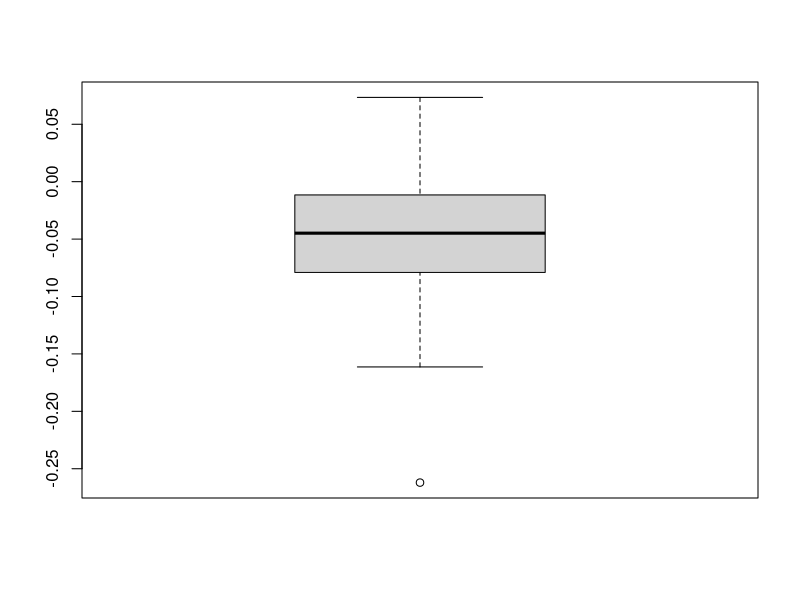
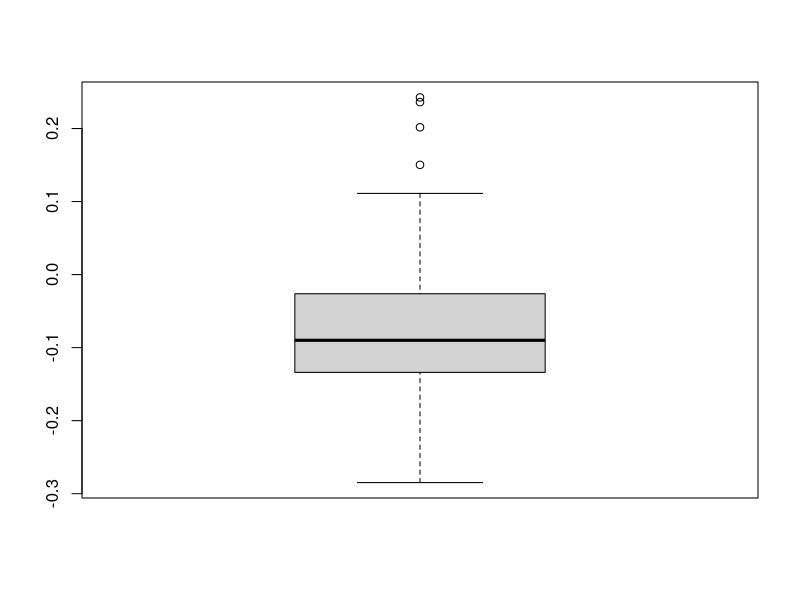
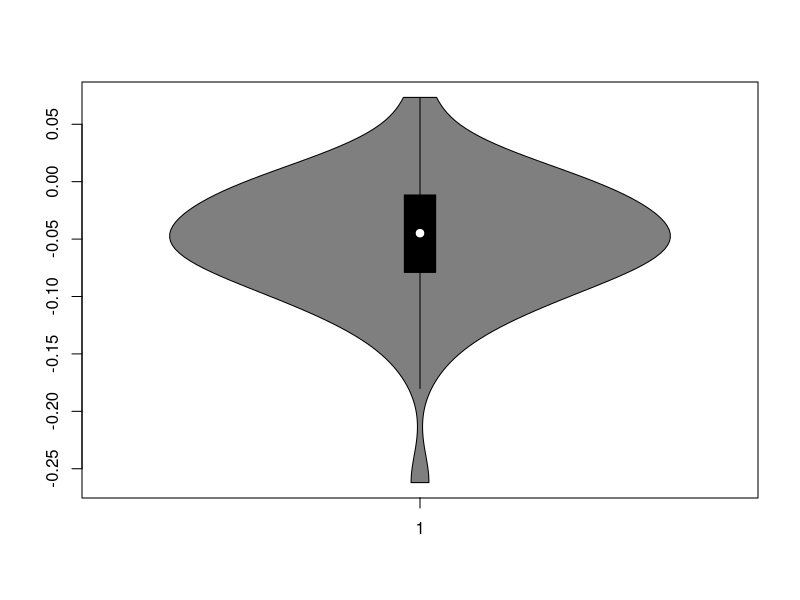
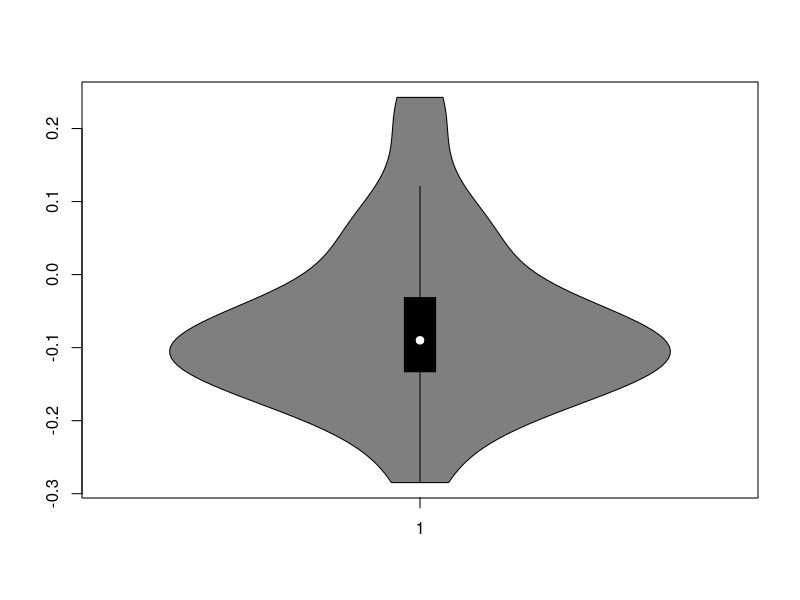
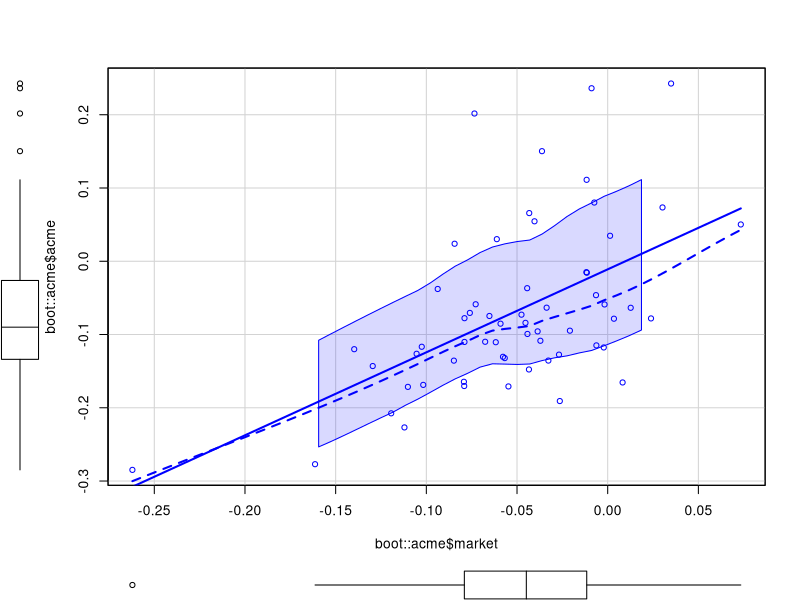
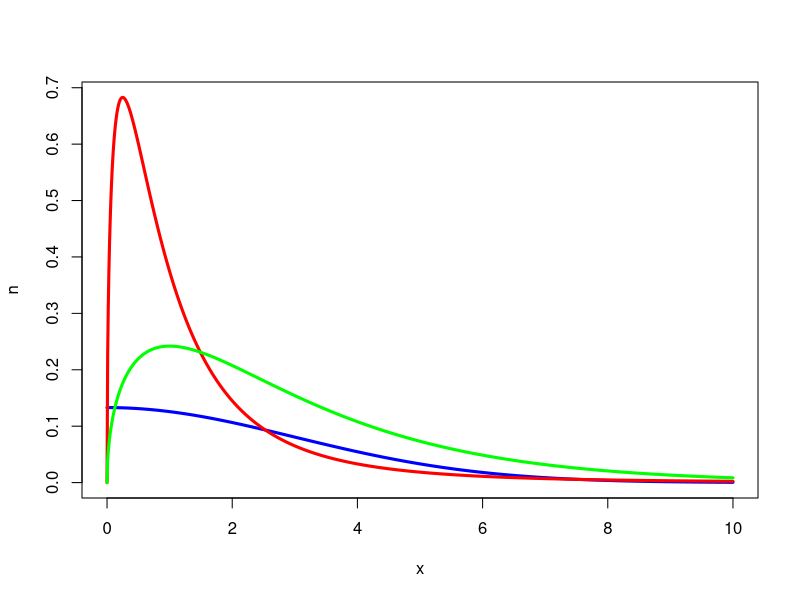

These charts were generated, in order, by the following R code:
library("vioplot")
library("car")

# 1
boxplot(boot::acme$market)
boxplot(boot::acme$acme)

# 2
vioplot(boot::acme$market)
vioplot(boot::acme$acme)

# 3
scatterplot(boot::acme$market, boot::acme$acme)

# 4
x <- seq(0, 10, 0.01)
n <- dnorm(x, 0, 3)
f <- df(x, df1=3, df2=6)
chi2 <- dchisq(x, df=3)

plot(x, n, type="n", ylim=c(0, max(n, f, chi2)))
lines(x, n, col="blue", lwd=3)
lines(x, f, col="red", lwd=3)
lines(x, chi2, col="green", lwd=3)
